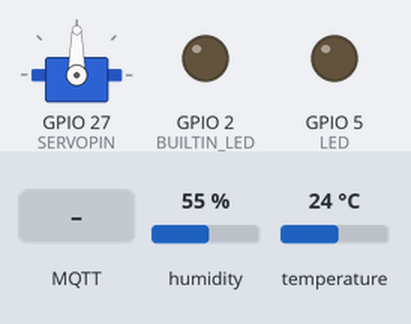
Recording of a sketch running on a simulated ESP32. On the bench: servo, output pins drawn as LEDs (lit = HIGH). The test bench sets the inputs (shaded band); at power-on: humidity 55 %, temperature 24 °C. WiFi joins after 1.5 s; servers stay silent unless stated; random numbers use the default seed unless the sketch sets one; no MQTT or app messages arrive unless stated; what the sketch prints to the serial monitor is not drawn.

Above: at 2.7 s.
2.8 s: MQTT message "1" arrives on the first subscribed topic
At 2.95 s:
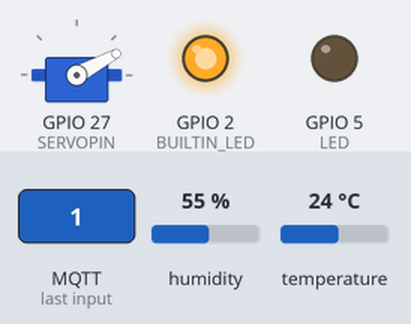
At 4.3 s:
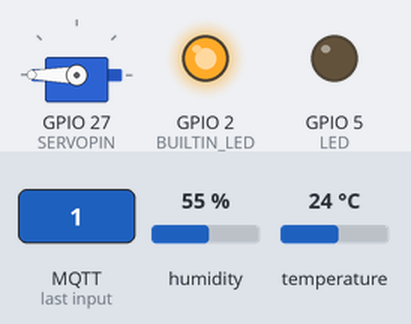
5.2 s: MQTT message "on" arrives on the first subscribed topic
At 7.3 s:
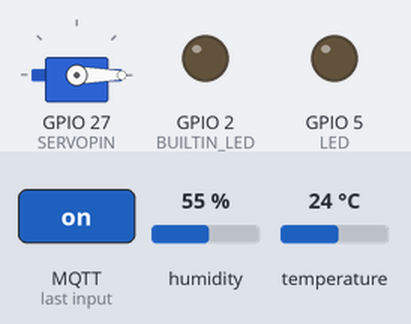
7.6 s: MQTT message "off" arrives on the first subscribed topic
Timing chart, 0 to 10.6 s (numbered marks = the images above; inputs shaded):
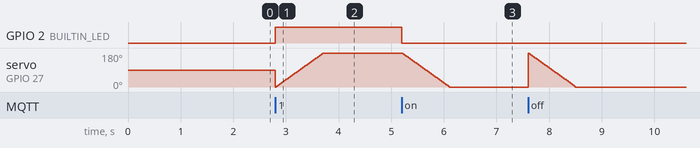

Measured:
- after the input at 2.8 s, GPIO 2 (BUILTIN_LED): LOW → HIGH at once
- after the input at 5.2 s, GPIO 2 (BUILTIN_LED): HIGH → LOW at once; servo on GPIO 27 (SERVOPIN): moves from 180° to 0° over 0.88 s, starting at once

The sketch:

ESP32_FireAlarm_1.0.ino
```cpp
#define BUILTIN_LED 2
#define LED 5
#define DHTTYPE DHT11
#define DHTPIN 15
#define SERVOPIN 27

#include <WiFi.h>
#include <PubSubClient.h>
#include <ESP32_Servo.h>
#include "DHT.h"

DHT dht(DHTPIN, DHTTYPE);
Servo servo1;

// Update these with values suitable for your network.

const char* ssid = "214ho";
const char* password = "12345678";
const char* mqtt_server = "broker.mqtt-dashboard.com";

WiFiClient espClient;
PubSubClient client(espClient);
unsigned long lastMsg = 0;
#define MSG_BUFFER_SIZE  (50)
#define DHT_BUFFER_SIZE  (5)  // null까지 포함한 길이
char msg[MSG_BUFFER_SIZE];
char strhumi[DHT_BUFFER_SIZE];
char strtemp[DHT_BUFFER_SIZE];
int value = 0;

void setup_wifi() {

  delay(10);
  // We start by connecting to a WiFi network
  Serial.println();
  Serial.print("Connecting to ");
  Serial.println(ssid);

  WiFi.mode(WIFI_STA);
  WiFi.begin(ssid, password);

  while (WiFi.status() != WL_CONNECTED) {
    delay(500);
    Serial.print(".");
  }

  randomSeed(micros());

  Serial.println("");
  Serial.println("WiFi connected");
  Serial.println("IP address: ");
  Serial.println(WiFi.localIP());
}


// 구독(subscribe) 받아온 payload 구현부분
void callback(char* topic, byte* payload, unsigned int length) {
  Serial.print("Message arrived [");
  Serial.print(topic);
  Serial.print("] ");
  for (int i = 0; i < length; i++) {
    Serial.print((char)payload[i]);
  }
  Serial.println();

  // Switch on the LED if an 1 was received as first character
  if ((char)payload[0] == '1') {
    Serial.println("1받음");
    digitalWrite(BUILTIN_LED, HIGH);
    for(int posDegrees = 0; posDegrees <= 180; posDegrees++) {
      servo1.write(posDegrees);
      delay(5);
    }
  } else {
    Serial.println("0받음");
    digitalWrite(BUILTIN_LED, LOW);
    for(int posDegrees = 180; posDegrees >= 0; posDegrees--) {
      servo1.write(posDegrees);
      delay(5);
    }
  }
}

void reconnect() {
  // Loop until we're reconnected
  while (!client.connected()) {
    Serial.print("Attempting MQTT connection...");
    // Create a random client ID
    String clientId = "ESP32Client-";
    clientId += String(random(0xffff), HEX);
    // Attempt to connect
    if (client.connect(clientId.c_str())) {
      Serial.println("connected");
      // Once connected, publish an announcement...
      client.publish("FireAlarm/Polytech/A1", "reconnected");    // 재연결 브로커로 송신(publish, payload)
      // ... and resubscribe
      client.subscribe("FireAlarm/Polytech/Server");  // 재연결 구독(subscribe)->브로커에서 수신(payload 받아옴)
    } else {
      Serial.print("failed, rc=");
      Serial.print(client.state());
      Serial.println(" try again in 5 seconds");
      // Wait 5 seconds before retrying
      delay(5000);
    }
  }
}

void setup() {
  pinMode(BUILTIN_LED, OUTPUT);     // Initialize the BUILTIN_LED pin as an output
  pinMode(LED, OUTPUT);
  Serial.begin(115200);
  setup_wifi();
  client.setServer(mqtt_server, 1883);
  client.setCallback(callback); // callback 함수 연결
  dht.begin();
  servo1.attach(SERVOPIN);

}

void loop() {

  // 연결이 끊기면 재연결
  if (!client.connected()) {
    reconnect();
  }
  client.loop();

  float h = dht.readHumidity();// 습도를 측정합니다.
  float t = dht.readTemperature();// 온도를 측정합니다.
  float f = dht.readTemperature(true);// 화씨 온도를 측정합니다.

  if (isnan(h) || isnan(t) || isnan(f)) {
    Serial.println("Failed to read from DHT sensor!");
    return;
  }

  unsigned long now = millis();
  if (now - lastMsg > 2000) {
    lastMsg = now;

    snprintf(strhumi, DHT_BUFFER_SIZE, "%.1f", h);
    snprintf(strtemp, DHT_BUFFER_SIZE, "%.1f", t);
    String dhtData = "{\"humidity\":\""+String(strhumi)+"\", \"temperature\":\""+String(strtemp) +"\"}";
    dhtData.toCharArray(msg, dhtData.length()+1); //string -> char[], char*

    Serial.print("Publish message: ");
    Serial.println(msg);
    client.publish("FireAlarm/Polytech/A1", msg);  // 브로커로 송신(publish, payload)
  }
}
```
